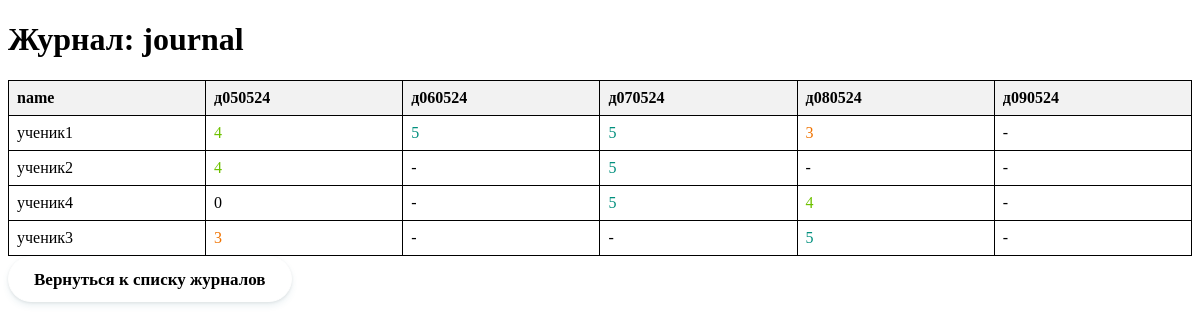
Page /table/journal on the committed database.
### tables this page shows
CREATE TABLE journal(
    id integer primary key autoincrement,
    name text,
    "д050524" integer NOT NULL DEFAULT '-'
, "д060524" integer NOT NULL DEFAULT '-', "д070524" string NOT NULL DEFAULT '-', "д080524" string NOT NULL DEFAULT '-', 'д090524' string NOT NULL DEFAULT '-');

### app.py (the view)
@app.route('/table/<table_name>')
def show_table(table_name):
    conn = sqlite3.connect(db_file)
    cursor = conn.cursor()
    cursor.execute(f"PRAGMA table_info({table_name})")
    columns_info = cursor.fetchall()
    col_names = [col[1] for col in columns_info if col[1] != 'id']
    cursor.execute(f"SELECT {', '.join(col_names)} FROM {table_name}")
    rows = cursor.fetchall()
    conn.close()
    return render_template('table.html', table_name=table_name, rows=rows, col_names=col_names)

### templates/table.html (shortened to what this page needs)
<!doctype html>
<html lang="ru">
<head>
</head>
<body>
    <h1>Журнал: {{ table_name }}</h1>
    <table>
        <thead>
            <tr>
                {% for col_name in col_names %}
                    <th>{{ col_name }}</th>
                {% endfor %}
            </tr>
        </thead>
        <tbody>
            {% for row in rows %}
                <tr>
                    {% for cell in row %}
                        <td class="{% if cell == 5 %}high-value{% elif cell == 4 %}medium-value{% elif cell == 3 %}normal-value{% elif cell == 2 %}low-value{% else %}down-value{% endif %}">{{ cell }}</td>
                    {% endfor %}
                </tr>
            {% endfor %}
        </tbody>
    </table>
    <a class="btn" href="{{ url_for('tables') }}">Вернуться к списку журналов</a>
</body>
</html>

### templates/table.html (style rules this page uses)
table { border-collapse: collapse; width: 100%; }
th, td { border: 1px solid black; padding: 8px; text-align: left; }
th { background-color: #f2f2f2; }
.btn { display: inline-block; box-sizing: border-box; padding: 0 25px; margin: 0 15px 15px 0; outline: none; border: 1px solid #fff; border-radius: 50px; height: 46px; line-height: 46px; font-size: 17px; font-weight: 600; font-style: arial; text-decoration: none; color: #000000; background-color: #fff; box-shadow: 0 4px 6px rgb(65 132 144 / 10%), 0 1px 3px rgb(0 0 0 / 8%); cursor: pointer; user-select: none; appearance: none; touch-action: manipulation; vertical-align: top; transition: box-shadow 0.2s; }
.high-value { color: #008F7D; }
.medium-value { color: #6EC100; }
.normal-value { color: #F07300; }
.down-value { color: black; }

### rows in the picture
journal: name "ученик1", row "4" "5" "5" "3" "-"
journal: name "ученик2", row "4" "-" "5" "-" "-"
journal: name "ученик4", row "0" "-" "5" "4" "-"
journal: name "ученик3", row "3" "-" "-" "5" "-"

### other values in the picture
{{ table_name }} "journal"
{{ col_name }} "name" "д050524" "д060524" "д070524" "д080524" "д090524"
